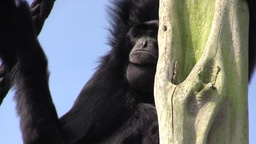
#> input picture TestFrames/tracked_31082022/framenr_14_framevid_June12_01.jpeg, 256 x 144 px, shrunk from 1920 x 1080 before the run; its folder holds only this picture in this run
$ jupyter execute --allow-errors AirSacTracking_TESTING.ipynb
#> lines starting #> are read from the running program, lines starting #| are printed output that depends on the picture; after the words box and inside, x2 and y2 are one past the last pixel; in counts of white or black regions, pixels touching at a corner belong together
#> further down, frame is the input picture: shape (144, 256, 3); mean B, G, R 105.7, 106.7, 103.1
#> `gray = cv2.cvtColor(frame, cv2.COLOR_BGR2GRAY)`:
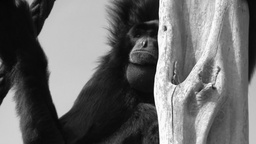
#> gray: shape (144, 256); min 4, max 254, mean 105.5
#> `gray_light = cv2.convertScaleAbs(gray, alpha=alpha, beta=beta)`:
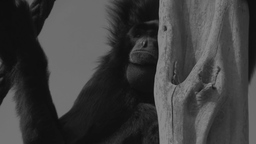
#> gray_light: shape (144, 256); min 12, max 137, mean 62.7
#> `gray = cv2.medianBlur(gray, 19)`:
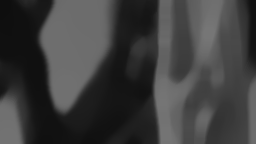
#> gray: shape (144, 256); min 14, max 118, mean 61.9
#> `hist = cv2.equalizeHist(gray)`:
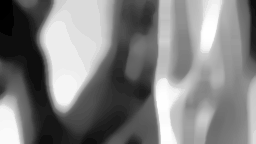
#> hist: shape (144, 256); min 0, max 255, mean 129
#> `gamm = cv2.LUT(hist, table, hist)`:
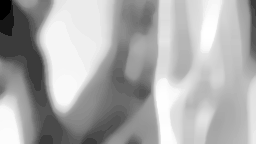
#> gamm: shape (144, 256); min 0, max 255, mean 171
#> `submitted = cv2.Canny(gamm, canny_min, canny_max)`:
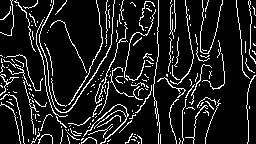
#> submitted: shape (144, 256); 11.9% white in thin lines or dots
#> `submitted = cv2.GaussianBlur(submitted,(7,7),0)`:
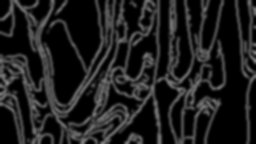
#> submitted: shape (144, 256); min 0, max 130, mean 30.3
#> `submitted = cv2.threshold(submitted, 25, 255, cv2.THRESH_BINARY)[1]`:
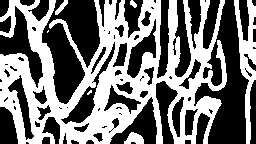
#> submitted: shape (144, 256); 46.3% white; 7 white regions (2 under 20 px), largest, box (x1, y1, x2, y2) and area: (0, 0, 227, 144) 15531, (234, 0, 256, 144) 1254, (124, 132, 144, 144) 163, (55, 0, 68, 15) 77, (130, 0, 137, 8) 35
#> `submitted = cv2.dilate(submitted, None, iterations=9)`: submitted: shape (144, 256); 97.1% white; 4 black regions, box (x1, y1, x2, y2) and area: (218, 91, 237, 144) 504, (76, 0, 90, 41) 311, (0, 120, 8, 144) 124, (63, 56, 72, 83) 117
#> `submitted = cv2.erode(submitted, None, iterations=erode_it_1)`: submitted: shape (144, 256); 90.9% white; 4 black regions, box (x1, y1, x2, y2) and area: (212, 85, 243, 144) 1326, (70, 0, 96, 47) 995, (57, 50, 78, 89) 693, (0, 114, 14, 144) 352
#> `submitted = cv2.GaussianBlur(submitted,(7,7),0)`:
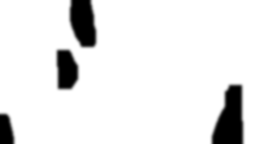
#> submitted: shape (144, 256); min 0, max 255, mean 231.7
#> `submitted = cv2.erode(submitted, None, iterations=erode_it_2)`:
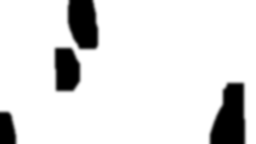
#> submitted: shape (144, 256); min 0, max 255, mean 225.4
#> `circles = cv2.HoughCircles(submitted, cv2.HOUGH_GRADIENT, dp = dp,minD..`: circles = [[125.5, 12.5, 58.4]]
#> `circles = np.round(circles[0, 0:1]).astype("int")`: circles = [[126, 12, 58]]
#> `new_row = [i, circles[0,0], circles[0,1],circles [0,2], im, alpha, bet..`: new_row = [1, 126, 12, 58, 'framenr_14_framevid_June12_01.jpeg', 0.5, 10, 5, 30, 6, 2, 5]
# Air Sac Tracking Prototype code
Lara S. Burchardt & Wim Pouw

lara.burchardt@donders.ru.nl

Next to body movements and acoustics, we would also like to track the air sac's inflation of the Siamangs. The air sac naturally forms a spherical(3D) or circular (2D) shape, and such shapes are retrievable from an image using the hough transform, and a bit of pre-processing of the images to get the optimal representation of the relevent edges of the air sac.

This code takes as input a sample video with a close up of a Siamang, and then tracks the air sac when it takes a sufficiently circular shape. The result is shown below; it is not perfect, but with a bit of smoothing this can function as a good air sac tracker. This code is very much under development, there are many ways to improve further.

[cell 1]
# import the necessary packages
import numpy as np
import argparse
import cv2
import pandas as pd
from skimage import io, feature, color, measure, draw, img_as_float
import numpy as np
import csv
import os

#resused code from
#https://pyimagesearch.com/2014/07/21/detecting-circles-images-using-opencv-hough-circles/
#https://stackoverflow.com/questions/31705355/how-to-detect-circlular-region-in-images-and-centre-it-with-python

## Circular Tracker

Using a video sample as input, the user first defines a region of interest in which to look for circular objects.
After a few pre-processing steps to increase tracking success, the Hough Transform is used to find circles.
The radius and position of the circle is saved together with the used parameter combination used in pre-processing and tracking.

# Code to track manually labeled image sequences

We can't use the ROI here, as very different images are in the sequence, so that the roi doesn't work.

Currently this doesn't work at all, only one example scene (comprised of multiple images) in batch 1 was tracked well

## Finding the best parameter combination

In this section we try different parameter combinations for pre-processing and tracking to find the parameter combination giving the highest correlation coefficient with the manually tracked results.

Parameters to differ:
- alpha (0.5;1;1.5;2)
- beta  (10,20,30,40,50)
- param2 (Hough Transform) (5;10;15;20)
- eroding iterations (first time: 6,7,8,9,10,11,12; second time: 2,3,4,5,6)
- canny parameters min 5,10,15,20,25,30 max 30,35,40,45,50,55,60

### To do:

1. combine 24 frames of manually tracked frames into video sequence (without the manuall track), 3 frames from all 6 videos?
2. define saving routine
3. define loops for different parameter combinations
4. calculate correlation coefficients for all combinations and manually tracked radii. (maybe in different program)
5. choose 5 parameters spaces with best correlation coefficient, rerun with roi to see whether there is an increase

[cell 2]
testfolder = '../TestFrames/tracked_31082022/'
frames = os.listdir(testfolder)

column_names = ['frame','x','y', 'r', 'inputfile',                                    # actual results
                'alpha', 'beta','canny_min', 'canny_max','erode_it_1','erode_it_2',   # values of brightness and contrast pre processing
                'param2']                                                             # parameters of hough circle transform

# constants (define parameters for HoughTransform outside of function to be able to save and manipulate easier)
dp = 1
minDist = 10000
param1 = 10
# param2 is defined in loops
minRadius = 5
maxRadius = 250

# set up dataframe to save results
global df
df = pd.DataFrame(columns = column_names)
i=0

checkpoints = list(range(20,533736*20,100000))
# loops for different parameter combinations
#> (the rest of this cell did not finish here and is left out)

$ run again, on TestFrames/tracked_31082022/framenr_27_framevid_June12_02.jpeg
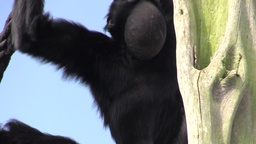
#> input picture TestFrames/tracked_31082022/framenr_27_framevid_June12_02.jpeg, 256 x 144 px, shrunk from 1920 x 1080 before the run
#> frame is the input picture: shape (144, 256, 3); mean B, G, R 117.5, 119.5, 113.4
#> `submitted = cv2.Canny(gamm, canny_min, canny_max)`:
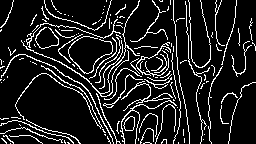
#> submitted: shape (144, 256); 12.6% white in thin lines or dots
#> `submitted = cv2.erode(submitted, None, iterations=erode_it_2)`:
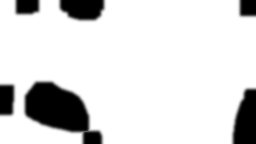
#> submitted: shape (144, 256); min 0, max 255, mean 218
#> `circles = cv2.HoughCircles(submitted, cv2.HOUGH_GRADIENT, dp = dp,minD..`: circles = [[84.5, 18.5, 113]]
#> `circles = np.round(circles[0, 0:1]).astype("int")`: circles = [[84, 18, 113]]
#> new_row = [1, 84, 18, 113, 'framenr_27_framevid_June12_02.jpeg', 0.5, 10, 5, 30, 6, 2, 5]

$ run again, on TestFrames/tracked_31082022/framenr_27_framevid_June12_03.jpeg
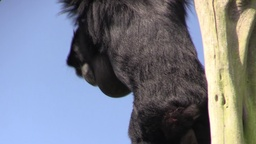
#> input picture TestFrames/tracked_31082022/framenr_27_framevid_June12_03.jpeg, 256 x 144 px, shrunk from 1920 x 1080 before the run
#> frame is the input picture: shape (144, 256, 3); mean B, G, R 139.1, 126, 120.8
#> `submitted = cv2.erode(submitted, None, iterations=erode_it_2)`:
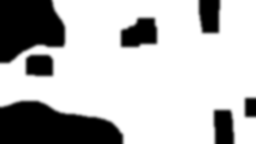
#> submitted: shape (144, 256); min 0, max 255, mean 186
#> `circles = cv2.HoughCircles(submitted, cv2.HOUGH_GRADIENT, dp = dp,minD..`: circles = [[80.5, 38.5, 75.6]]
#> `circles = np.round(circles[0, 0:1]).astype("int")`: circles = [[80, 38, 76]]
#> new_row = [1, 80, 38, 76, 'framenr_27_framevid_June12_03.jpeg', 0.5, 10, 5, 30, 6, 2, 5]
